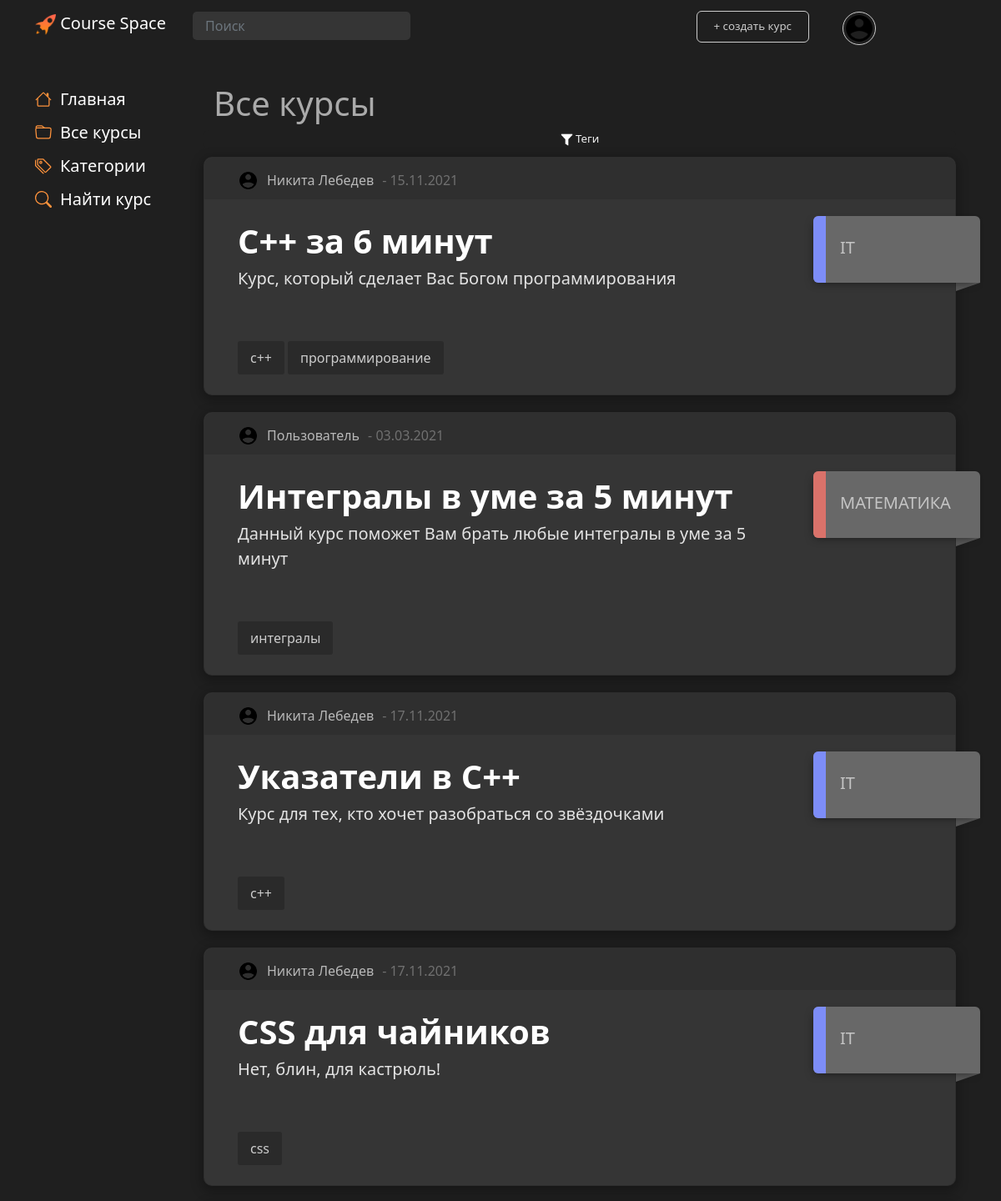
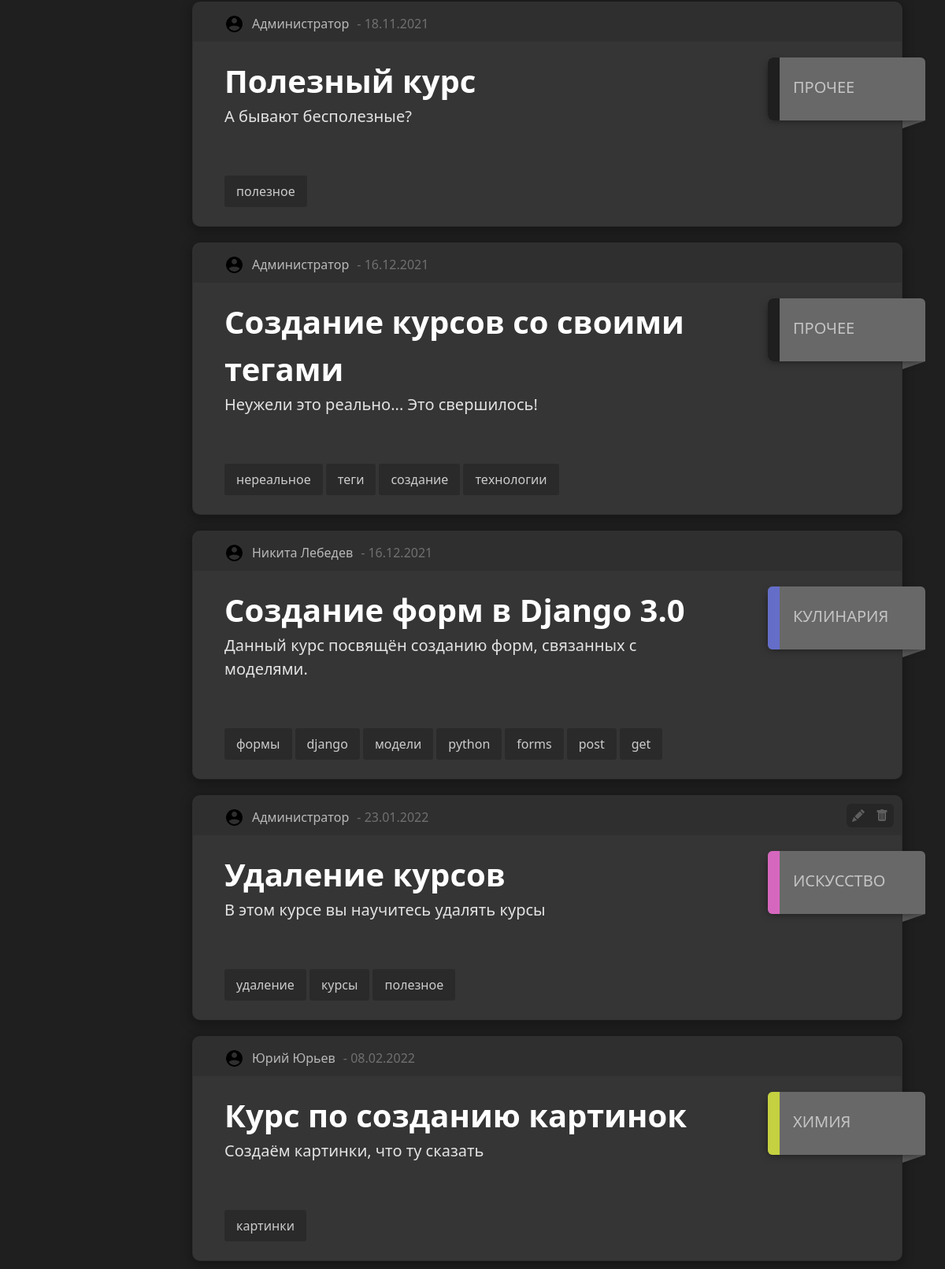
The app's page /main with its own data (2 pictures, top to bottom).
### main/models.py (models this page shows, shortened)
class Courses(models.Model):
    title = models.CharField('title', max_length=80, null=False)
    description = models.TextField('description')
    date = models.TextField('date')
    category = models.ForeignKey(Categories, models.DO_NOTHING, db_column='Category_id')  # Field name made lowercase.
    author = models.ForeignKey(Authors, models.DO_NOTHING, db_column='Author_id')  # Field name made lowercase.
    class Meta:
        db_table = 'Courses'

class Authors(models.Model):
    name = models.CharField('name', max_length=80, null=False)
    user = models.ForeignKey(settings.AUTH_USER_MODEL, models.DO_NOTHING, db_column='User_id')  # Field name made lowercase.
    class Meta:
        db_table = 'Authors'

class Profile(models.Model):
    user = models.OneToOneField(settings.AUTH_USER_MODEL, on_delete=models.CASCADE, null=True, )
    surname = models.CharField('surname', max_length=80, null=False)
    name = models.CharField('name', max_length=80, null=False)
    profile_pic = models.ImageField(null=True, blank=True, upload_to="images/profile/")
    birth_date = models.DateField(null=True, blank=True)
    class Meta:
        db_table = 'Profile'

class CoursesTags(models.Model):
    tag = models.ForeignKey('Tags', on_delete=models.CASCADE, db_column='Tag_id')  # Field name made lowercase.
    course = models.ForeignKey(Courses, on_delete=models.CASCADE, db_column='Course_id')  # Field name made lowercase.
    class Meta:
        db_table = 'Courses_Tags'

class Tags(models.Model):
    title = models.TextField('path')
    class Meta:
        db_table = 'Tags'
    def __str__(self):
        return self.title

class Categories(models.Model):
    title = models.CharField('title', max_length=30, null=False)
    class Meta:
        db_table = 'Categories'
    def __str__(self):
        return self.title

### main/views.py (the view)
# urls.py: path('main', include('main.urls')),
def main(request):
    categories = Categories.objects.all()
    courses = Courses.objects.all()
    course_tags = CoursesTags.objects.all()
    course_users = CoursesUsers.objects.values('course_id').annotate(total=Count('id'))
    context = {
        'title': 'Главная',
        'categories': categories,
        'courses': courses,
        'tags': course_tags,
        'count_users': course_users,
    }
    return render(request, 'main/main.html', context=context)

### main/templates/main/main.html (shortened to what this page needs)
{% extends 'main/baselist.html' %}
{% block style %}
    {% load static %}
{% endblock %}

### main/templates/main/baselist.html (shortened to what this page needs)
{% extends 'main/base.html' %}
{% block style %}
    {% load static %}
{% endblock %}
{% block content %}
    {% block list %}
        <div class="container">
            <div class="row">
                <h1>Все курсы</h1>
                <button class="tagsBth" onclick="toggleFilter(hidden_content_filter)">
                    <img src="{% static 'main/img/filter.png' %}" width="15">
                    Теги
                </button>
            </div>
            <div class="row">
                {% for el in courses%}
                            <div class="card block" id="{{ el.id }}">
                                <div class="cardHeader">
                                    <div class="author">
                                    {% if user.profile.profile_pic %}
                                      <img class="courseAuthorAvatarProfile" src="{{el.author.user.profile.profile_pic.url}}">
                                    {% else %}
                                      <img class="courseAuthorAvatarProfile" src="{% static 'main/img/user96.png' %}"><br><br>
                                    {% endif %}
                                    <div id="authorname">
                                         {{ el.author.user.profile.name }} {{ el.author.user.profile.surname }}
                                    </div>
                            </div>
                                    <div class="date"> - {{ el.date }}</div>
                                </div>
                            <div class="cardContainer"  onclick="window.location.href ='{% url 'course' el.pk %}'">
                                <div class="lable">
                                    <div class="text">
                                        <div class="title fs-1">{{ el.title }}</div>
                                    </div>
                                </div>
                                    <div class="desk fs-5">{{el.description|truncatewords:50}}</div>
                                <div class="tags"></br>
                                    {% for tag in tags %}
                                        {% if tag.course.pk == el.pk %}
                                        <div>
                                            {{ tag.tag }}
                                        </div>
                                        {% endif %}
                                    {% endfor %}
                                </div>
                            </div>
                            <div class="categoryLable">
                                <div class="categor">
                                    <div class="pointBtn" id="l{{ el.category.pk }}"></div>
                                    <div class="categLableText">{{ el.category }}</div>
                                </div>
                            </div>
                            <div class="categoryLableBottom">
                            </div>
                            {% if user == el.author.user %}
                                <div class = "courseToolbar">
                                    <button class = "toolBtn" id="edit" onclick="window.location.href = '{% url 'edit_course' el.pk  %}'">
                                        <svg xmlns="http://www.w3.org/2000/svg" width="16" height="16" fill="currentColor" class="bi bi-pencil-fill editBtn" viewBox="0 0 16 16">
                                          <path d="M12.854.146a.5.5 0 0 0-.707 0L10.5 1.793 14.207 5.5l1.647-1.646a.5.5 0 0 0 0-.708l-3-3zm.646 6.061L9.793 2.5 3.293 9H3.5a.5.5 0 0 1 .5.5v.5h.5a.5.5 0 0 1 .5.5v.5h.5a.5.5 0 0 1 .5.5v.5h.5a.5.5 0 0 1 .5.5v.207l6.5-6.5zm-7.468 7.468A.5.5 0 0 1 6 13.5V13h-.5a.5.5 0 0 1-.5-.5V12h-.5a.5.5 0 0 1-.5-.5V11h-.5a.5.5 0 0 1-.5-.5V10h-.5a.499.499 0 0 1-.175-.032l-.179.178a.5.5 0 0 0-.11.168l-2 5a.5.5 0 0 0 .65.65l5-2a.5.5 0 0 0 .168-.11l.178-.178z"/>
                                        </svg>
                                    </button>
                                    <button class = "toolBtn" id="coursedelete" onclick="toggle(hidden_content)_{{ el.pk }}">
                                        <svg xmlns="http://www.w3.org/2000/svg" width="16" height="16" fill="currentColor" class="bi bi-trash-fill deleteBtn" viewBox="0 0 16 16">
                                          <path d="M2.5 1a1 1 0 0 0-1 1v1a1 1 0 0 0 1 1H3v9a2 2 0 0 0 2 2h6a2 2 0 0 0 2-2V4h.5a1 1 0 0 0 1-1V2a1 1 0 0 0-1-1H10a1 1 0 0 0-1-1H7a1 1 0 0 0-1 1H2.5zm3 4a.5.5 0 0 1 .5.5v7a.5.5 0 0 1-1 0v-7a.5.5 0 0 1 .5-.5zM8 5a.5.5 0 0 1 .5.5v7a.5.5 0 0 1-1 0v-7A.5.5 0 0 1 8 5zm3 .5v7a.5.5 0 0 1-1 0v-7a.5.5 0 0 1 1 0z"/>
                                        </svg>
                                    </button>
                                </div>
                            {% elif el.pk == 23 %}
                                <div class = "courseToolbar">
                                    <button class = "toolBtn" id="edit" onclick="window.location.href = '{% url 'edit_course' el.pk  %}'">
                                    </button>
                                    <button class = "toolBtn" id="coursedelete" onclick="toggle(hidden_content)_{{ el.pk }}">
                                    </button>
                                </div>
                            {% endif %}
                        </div>
                {% endfor %}
            </div>
        </div>
    {% endblock %}
{% endblock %}

### main/templates/main/base.html (shortened to what this page needs)
<!DOCTYPE html>
<html lang="ru">
<head>
    {% load static %}
    <link href="https://cdn.jsdelivr.net/npm/bootstrap@5.0.1/dist/css/bootstrap.min.css" rel="stylesheet">
    <link rel="stylesheet" href=" {%  static 'main/css/style.css'%}">
</head>
<body>
<nav class="navbar fixed-top  navbar-expand-md navbar-dark">
        <div class="container">
            <a onclick="window.location.href = '/main/home';" class="navbar-brand fs-5 mb-0 mx-0  ms-0" id="logo">
                <img src="{%  static 'landing/img/logo.png' %}" id="logo_img" width="25" height="25" class="d-inline-block" alt="" loading="lazy">
                Course Space
            </a>
            <a onclick="window.location.href = '{% url 'user_page' user.pk %}'" class="nav-link ">
                <div id="user">
                    {% if user.profile.profile_pic %}
                        <img class="courseAuthorAvatarProfileBase" src="{{user.profile.profile_pic.url}}">
                    {% else %}
                        <img class="courseAuthorAvatarProfileBase" src="{% static 'main/img/user96.png' %}"><br><br>
                    {% endif %}
                </div>
            </a>
            <div class="collapse navbar-collapse " id="navbarContent">
                <ul class="navbar-nav me-auto ">
                    <form action="{% url 'results' %}" method="get" class=" fs-6">
                        <input name="q"  type="text" placeholder="Поиск" class="form-control">
                    </form>
                    <li class="nav-item" id="createBtn">
                        <button class="nav-link" id="addCourse">
                            + cоздать курс
                        </button>
                    </li>
                </ul>
            </div>
        </div>
    </nav>
    <div class="container">
        <div class="row">
            <div class="col-2 menucol">
            <div class="List Min navLeft" id=Categories>
        <div class="navLine fs-5" >
            <div>Главная</div></div>
        <div class="navLine fs-5" onclick="window.location.href = '/main';">
            <div>Все курсы</div></div>
        <div class="navLine fs-5">
            <div>Категории</div></div>
        <div class="navLine fs-5" onclick="window.location.href = '{% url 'search_course' %}'">
            <div>Найти курс</div></div>
    </div>
        </div>
        <div class="col">
            {% block content %}
            {% endblock %}
        </div>
        </div>
    </div>
</body>
</html>

### main/static/main/css/design-tokens/colors.css (style rules this page uses)
:root { --black: rgb(31, 31, 31); --lblack: #353535; --llblack: #cbcbcb; --gray: #AAAAAA; --lgray: #D3D3D3; --white: #F0F0F0; --lwhite: #FAFAFA; --lred: #b41b1b; --llred: #b22d2d; --c1: #d5dafa; --c2: #d2e6fd; --c3: #d7fcd7; --c4: #f8fccc; --c5: #fde6cf; --c6: #fdcfcc; --c7: #fdcaf2; --c8: #d1d5f8; --c9: #1F1F1F; --ch1: #c6cdfa; --ch2: #bfdaf8; --ch3: #c3fac3; --ch4: #f1f7ae; --ch5: #fcdab9; --ch6: #f8b8b3; --ch7: #fcb0eb; --ch8: #b7bef8; --ch9: #1f1b1b; --tc1: #7d8df8; --tc2: #68adfc; --tc3: #76df76; --tc4: #c5d140; --tc5: #e2a669; --tc6: #da726a; --tc7: #d667be; --tc8: #646ec9; --tc9: #ffffff; }

### main/static/main/css/design-tokens/img.css (style rules this page uses)
.courseAuthorAvatarProfileBase { object-fit: cover; width: 40px; height: 40px; border-radius: 25px; border-style: solid; border-width: 1px; border-color: var(--llblack); }
.courseAuthorAvatarProfile { object-fit: cover; width: 25px; height: 25px; border-radius: 25px; border-width: 2px; border-color: var(--white); }

### main/static/main/css/design-tokens/text.css (style rules this page uses)
#logo { color: white; }
#user { align-items: center; display: flex; flex: none; color: var(--white); }

### main/static/main/css/design-tokens/MainBlock.css (style rules this page uses)
.navbar { background-color: var(--black); }
body { background-color: var(--black); margin-top: 80px; }
h1 { font-weight: 100; padding-top: 20px; color: var(--gray); }
.navLine { display: flex; width: fit-content; margin-bottom: 10px; font-weight: 100; }
.navLine svg { margin-top: 5px; margin-right: 10px; }

### main/static/main/css/design-tokens/form.css (style rules this page uses)
.form-control { background-color: var(--lblack); border-radius: 5px; border: none; padding: 5px 15px; margin-top: 5px; color: var(--gray); }
input { background-color: var(--lblack); border-radius: 5px; border: none; padding: 5px 15px; margin-top: 5px; color: var(--gray); }

### main/static/main/css/design-tokens/button.css (style rules this page uses)
button { background-color: var(--black); color: var(--white); font-size: 10pt; border-radius: 6px; text-align: center; border: none; transition: 0.3s; margin-top: 5px; }
#addCourse { border-color: var(--llblack); border-style: solid; border-width: 1px; width: 100%; color: var(--llblack); padding-left: 20px; padding-right: 20px; }

### main/static/main/css/design-tokens/MediaQueries.css (style rules this page uses)
@media screen and (min-width: 768px) { #user { position: absolute; right: 150px; top: 10px; } }
@media screen and (min-width: 768px) { #createBtn { position: absolute; right: 230px; top: 8px; } }
@media screen and (min-width: 768px) { .card .lable { width: calc(100% - 210px); } }
@media screen and (min-width: 768px) { .card .desk { width: calc(100% - 210px); } }

### records on screen
Courses: author.user.profile.name "Никита", author.user.profile.surname "Лебедев", date "15.11.2021", title "C++ за 6 минут", description "Курс, который сделает Вас Богом программирования", category "IT"
CoursesTags: tag "c++"
CoursesTags: tag "программирование"
Courses: author.user.profile.name "Пользователь", date "03.03.2021", title "Интегралы в уме за 5 минут", description "Данный курс поможет Вам брать любые интегралы в уме за 5 минут", category "МАТЕМАТИКА"
CoursesTags: tag "интегралы"
Courses: author.user.profile.name "Никита", author.user.profile.surname "Лебедев", date "17.11.2021", title "Указатели в C++", description "Курс для тех, кто хочет разобраться со звёздочками", category "IT"
CoursesTags: tag "c++"
Courses: author.user.profile.name "Никита", author.user.profile.surname "Лебедев", date "17.11.2021", title "CSS для чайников", description "Нет, блин, для кастрюль!", category "IT"
CoursesTags: tag "css"
Courses: author.user.profile.name "Администратор", date "18.11.2021", title "Полезный курс", description "А бывают бесполезные?", category "ПРОЧЕЕ"
CoursesTags: tag "полезное"
Courses: author.user.profile.name "Администратор", date "16.12.2021", title "Создание курсов со своими тегами", description "Неужели это реально... Это свершилось!", category "ПРОЧЕЕ"
CoursesTags: tag "нереальное"
CoursesTags: tag "теги"
CoursesTags: tag "создание"
CoursesTags: tag "технологии"
Courses: author.user.profile.name "Никита", author.user.profile.surname "Лебедев", date "16.12.2021", title "Создание форм в Django 3.0", description "Данный курс посвящён созданию форм, связанных с моделями.", category "КУЛИНАРИЯ"
CoursesTags: tag "формы"
CoursesTags: tag "django"
CoursesTags: tag "модели"
CoursesTags: tag "python"
CoursesTags: tag "forms"
CoursesTags: tag "post"
CoursesTags: tag "get"
Courses: author.user.profile.name "Администратор", date "23.01.2022", title "Удаление курсов", description "В этом курсе вы научитесь удалять курсы", category "ИСКУССТВО"
CoursesTags: tag "удаление"
CoursesTags: tag "курсы"
CoursesTags: tag "полезное"
Courses: author.user.profile.name "Юрий", author.user.profile.surname "Юрьев", date "08.02.2022", title "Курс по созданию картинок", description "Создаём картинки, что ту сказать", category "ХИМИЯ"
CoursesTags: tag "картинки"
